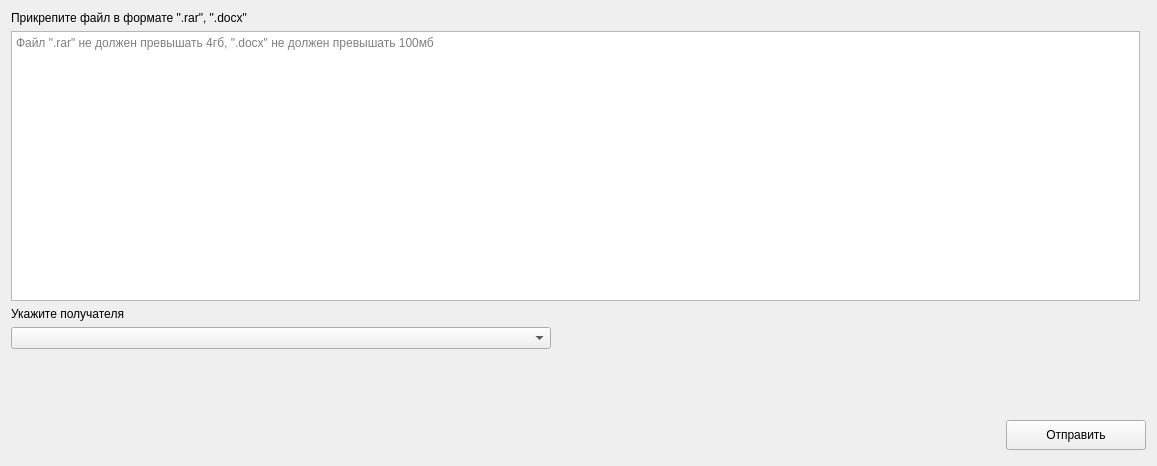
          <widget class="QWidget" name="pageFileSharing">
           <layout class="QGridLayout" name="gridLayout_50">
            <item row="0" column="0">
             <layout class="QVBoxLayout" name="verticalLayout_27">
              <property name="spacing">
               <number>6</number>
              </property>
              <item>
               <widget class="QLabel" name="label_89">
                <property name="sizePolicy">
                 <sizepolicy hsizetype="Preferred" vsizetype="Preferred">
                  <horstretch>0</horstretch>
                  <verstretch>0</verstretch>
                 </sizepolicy>
                </property>
                <property name="text">
                 <string>Прикрепите файл в формате &quot;.rar&quot;, &quot;.docx&quot;</string>
                </property>
               </widget>
              </item>
              <item>
               <widget class="QTextEdit" name="fileAdd">
                <property name="sizePolicy">
                 <sizepolicy hsizetype="Expanding" vsizetype="Preferred">
                  <horstretch>0</horstretch>
                  <verstretch>0</verstretch>
                 </sizepolicy>
                </property>
                <property name="minimumSize">
                 <size>
                  <width>900</width>
                  <height>270</height>
                 </size>
                </property>
                <property name="maximumSize">
                 <size>
                  <width>16777215</width>
                  <height>270</height>
                 </size>
                </property>
                <property name="placeholderText">
                 <string>Файл &quot;.rar&quot; не должен превышать 4гб, &quot;.docx&quot; не должен превышать 100мб</string>
                </property>
               </widget>
              </item>
              <item>
               <widget class="QLabel" name="label_90">
                <property name="sizePolicy">
                 <sizepolicy hsizetype="Preferred" vsizetype="Preferred">
                  <horstretch>0</horstretch>
                  <verstretch>0</verstretch>
                 </sizepolicy>
                </property>
                <property name="text">
                 <string>Укажите получателя</string>
                </property>
               </widget>
              </item>
              <item>
               <widget class="QComboBox" name="recipientFile">
                <property name="sizePolicy">
                 <sizepolicy hsizetype="Preferred" vsizetype="Preferred">
                  <horstretch>0</horstretch>
                  <verstretch>0</verstretch>
                 </sizepolicy>
                </property>
                <property name="minimumSize">
                 <size>
                  <width>540</width>
                  <height>0</height>
                 </size>
                </property>
                <property name="maximumSize">
                 <size>
                  <width>540</width>
                  <height>25</height>
                 </size>
                </property>
               </widget>
              </item>
             </layout>
            </item>
            <item row="1" column="0">
             <spacer name="verticalSpacer_29">
              <property name="orientation">
               <enum>Qt::Vertical</enum>
              </property>
              <property name="sizeType">
               <enum>QSizePolicy::Expanding</enum>
              </property>
              <property name="sizeHint" stdset="0">
               <size>
                <width>20</width>
                <height>60</height>
               </size>
              </property>
             </spacer>
            </item>
            <item row="2" column="0" colspan="2">
             <widget class="QWidget" name="widget_30" native="true">
              <property name="sizePolicy">
               <sizepolicy hsizetype="Expanding" vsizetype="Expanding">
                <horstretch>0</horstretch>
                <verstretch>0</verstretch>
               </sizepolicy>
              </property>
              <property name="minimumSize">
               <size>
                <width>0</width>
                <height>40</height>
               </size>
              </property>
              <property name="maximumSize">
               <size>
                <width>16777215</width>
                <height>40</height>
               </size>
              </property>
              <layout class="QGridLayout" name="gridLayout_48">
               <property name="leftMargin">
                <number>0</number>
               </property>
               <property name="topMargin">
                <number>0</number>
               </property>
               <property name="rightMargin">
                <number>0</number>
               </property>
               <property name="bottomMargin">
                <number>0</number>
               </property>
               <property name="spacing">
                <number>0</number>
               </property>
               <item row="0" column="0">
                <spacer name="horizontalSpacer_48">
                 <property name="orientation">
                  <enum>Qt::Horizontal</enum>
                 </property>
                 <property name="sizeType">
                  <enum>QSizePolicy::Expanding</enum>
                 </property>
                 <property name="sizeHint" stdset="0">
                  <size>
                   <width>995</width>
                   <height>20</height>
                  </size>
                 </property>
                </spacer>
               </item>
               <item row="0" column="1">
                <widget class="QPushButton" name="sendFile">
                 <property name="minimumSize">
                  <size>
                   <width>140</width>
                   <height>30</height>
                  </size>
                 </property>
                 <property name="maximumSize">
                  <size>
                   <width>140</width>
                   <height>30</height>
                  </size>
                 </property>
                 <property name="text">
                  <string>Отправить</string>
                 </property>
                 <property name="icon">
                  <iconset resource="resource.qrc">
                   <normaloff>:/icon/icon/free-icon-send-9351602.png</normaloff>:/icon/icon/free-icon-send-9351602.png</iconset>
                 </property>
                 <property name="iconSize">
                  <size>
                   <width>20</width>
                   <height>20</height>
                  </size>
                 </property>
                </widget>
               </item>
              </layout>
             </widget>
            </item>
           </layout>
          </widget>
